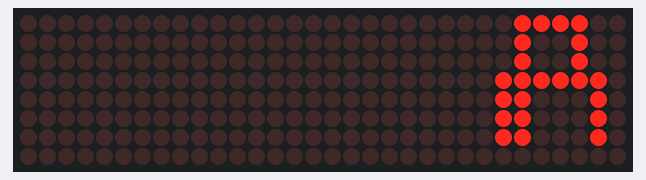
Simulated run of this sketch. Board: Arduino Uno, built with avr-gcc and run on an emulated ATmega328P. On the bench: 32×8 LED matrix.

Above: at 0.1 s.
At 1.1 s:
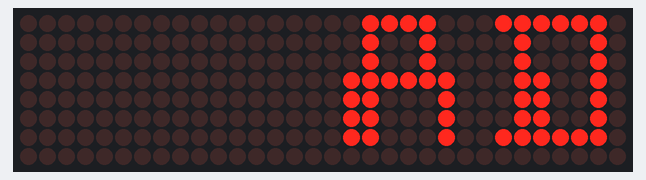
At 2.1 s:
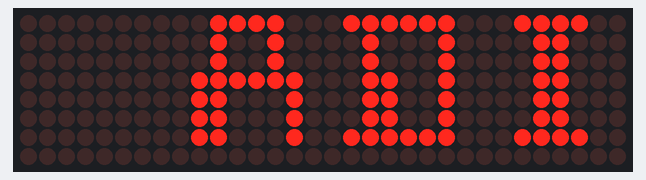
At 3.1 s:
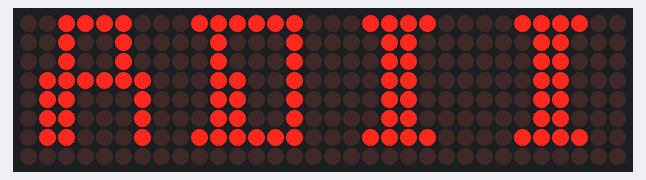
At 4.1 s:
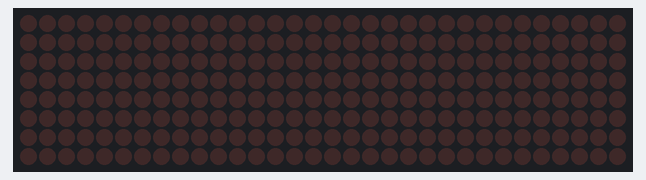

Measured:
- by itself, everything shown: repeats every 5.0 s, in 5 steps
- what the display in image 1 shows lasts 1.0 s, from 1.0 s to 2.0 s

The sketch:

LED-matrix5.ino
```cpp
#include <LedControl.h>

LedControl lc = LedControl(12, 11, 10, 4); //pins: DIN, CLK, CS, display of content

unsigned long delayTime(200); //delay antara frames

//masukan values dalam array
byte hurufA[] = {0x3C, 0x24, 0x24, 0x7E, 0x62, 0x62, 0x62, 0x00};
byte hurufB[] = {0x7C, 0x24, 0x24, 0x3E, 0x32, 0x32, 0x7E, 0x00};
byte hurufC[] = {
    B00111110, //first frame of invader #1
    B00100010,
    B00100000,
    B01100000,
    B01100000,
    B01100010,
    B01111110,
    B00000000
  };
byte hurufD[] = {0x7E, 0x22, 0x22, 0x32, 0x32, 0x32, 0x7E, 0x00};
byte hurufI[] = {
    B00111100, //first frame of invader #1
    B00011000,
    B00011000,
    B00011000,
    B00011000,
    B00011000,
    B00111100,
    B00000000
  };

 void setup() {
  //buat led1
  lc.shutdown(0, false);
  lc.setIntensity(0, 1);
  lc.clearDisplay(0);

  //buat led2
  lc.shutdown(1, false);
  lc.setIntensity(1, 1);
  lc.clearDisplay(1);

  //buat led3
  lc.shutdown(2, false);
  lc.setIntensity(2, 1);
  lc.clearDisplay(2);

  //buat led3
  lc.shutdown(3, false);
  lc.setIntensity(3, 1);
  lc.clearDisplay(3);
 }

 void A(int dev) {
  for(int i=0; i<8; i++){
    lc.setRow(dev, i, hurufA[i]);
  }
 }

 void B(int dev) {
  for(int i=0; i<8; i++){
    lc.setRow(dev, i, hurufB[i]);
  }
 }

 void C(int dev) {
  for(int i=0; i<8; i++){
    lc.setRow(dev, i, hurufC[i]);
  }
 }

 void D(int dev) {
  for(int i=0; i<8; i++){
    lc.setRow(dev, i, hurufD[i]);
  }
 }

 void I(int dev) {
  for(int i=0; i<8; i++){
    lc.setRow(dev, i, hurufI[i]);
  }
 }

void loop(){
  for(int i=0; i<4; i++){
    A(i);
    D(i-1);
    I(i-2);
    I(i-3);
    delay(1000);
  }
  lc.clearDisplay(0);
  lc.clearDisplay(1);
  lc.clearDisplay(2);
  lc.clearDisplay(3);
  delay(1000);
}
```
